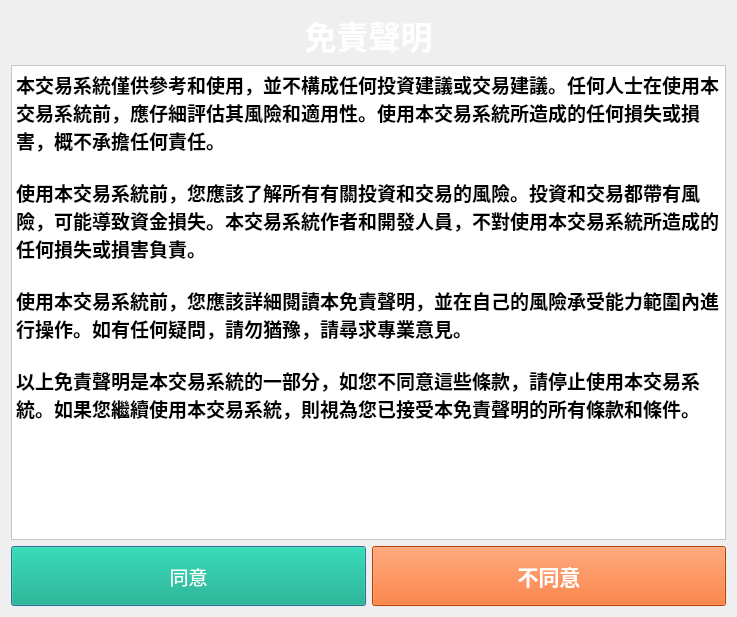
<?xml version="1.0" encoding="UTF-8"?>
<ui version="4.0">
 <class>DisCalmier_Dialog</class>
 <widget class="QDialog" name="DisCalmier_Dialog">
  <property name="geometry">
   <rect>
    <x>0</x>
    <y>0</y>
    <width>737</width>
    <height>617</height>
   </rect>
  </property>
  <property name="windowTitle">
   <string>Dialog</string>
  </property>
  <property name="windowIcon">
   <iconset>
    <normaloff>Images/binance.png</normaloff>Images/binance.png</iconset>
  </property>
  <property name="styleSheet">
   <string notr="true">background: qlineargradient(x1: 0, y1: 0, x2: 1, y2: 1,
                                    stop: 0 #4c4c4c, stop: 1 #1f1f1f);</string>
  </property>
  <layout class="QHBoxLayout" name="horizontalLayout_2">
   <item>
    <layout class="QVBoxLayout" name="verticalLayout">
     <item>
      <widget class="QLabel" name="disclamier_label">
       <property name="font">
        <font>
         <pointsize>24</pointsize>
         <bold>true</bold>
        </font>
       </property>
       <property name="styleSheet">
        <string notr="true">color: rgb(255, 255, 255);
background-color: rgba(255, 255, 255,0);</string>
       </property>
       <property name="text">
        <string>免責聲明</string>
       </property>
       <property name="alignment">
        <set>Qt::AlignCenter</set>
       </property>
      </widget>
     </item>
     <item>
      <widget class="QTextEdit" name="disclamier_textEdit">
       <property name="styleSheet">
        <string notr="true">background-color: rgb(255, 255, 255);</string>
       </property>
       <property name="readOnly">
        <bool>true</bool>
       </property>
       <property name="html">
        <string>&lt;!DOCTYPE HTML PUBLIC &quot;-//W3C//DTD HTML 4.0//EN&quot; &quot;http://www.w3.org/TR/REC-html40/strict.dtd&quot;&gt;
&lt;html&gt;&lt;head&gt;&lt;meta name=&quot;qrichtext&quot; content=&quot;1&quot; /&gt;&lt;meta charset=&quot;utf-8&quot; /&gt;&lt;style type=&quot;text/css&quot;&gt;
p, li { white-space: pre-wrap; }
&lt;/style&gt;&lt;/head&gt;&lt;body style=&quot; font-family:'Microsoft JhengHei UI'; font-size:9pt; font-weight:400; font-style:normal;&quot;&gt;
&lt;p style=&quot; margin-top:0px; margin-bottom:0px; margin-left:0px; margin-right:0px; -qt-block-indent:0; text-indent:0px;&quot;&gt;&lt;span style=&quot; font-size:14pt; font-weight:700;&quot;&gt;本交易系統僅供參考和使用，並不構成任何投資建議或交易建議。任何人士在使用本交易系統前，應仔細評估其風險和適用性。使用本交易系統所造成的任何損失或損害，概不承擔任何責任。&lt;/span&gt;&lt;/p&gt;
&lt;p style=&quot;-qt-paragraph-type:empty; margin-top:0px; margin-bottom:0px; margin-left:0px; margin-right:0px; -qt-block-indent:0; text-indent:0px; font-size:14pt; font-weight:700;&quot;&gt;&lt;br /&gt;&lt;/p&gt;
&lt;p style=&quot; margin-top:0px; margin-bottom:0px; margin-left:0px; margin-right:0px; -qt-block-indent:0; text-indent:0px;&quot;&gt;&lt;span style=&quot; font-size:14pt; font-weight:700;&quot;&gt;使用本交易系統前，您應該了解所有有關投資和交易的風險。投資和交易都帶有風險，可能導致資金損失。本交易系統作者和開發人員，不對使用本交易系統所造成的任何損失或損害負責。&lt;/span&gt;&lt;/p&gt;
&lt;p style=&quot;-qt-paragraph-type:empty; margin-top:0px; margin-bottom:0px; margin-left:0px; margin-right:0px; -qt-block-indent:0; text-indent:0px; font-size:14pt; font-weight:700;&quot;&gt;&lt;br /&gt;&lt;/p&gt;
&lt;p style=&quot; margin-top:0px; margin-bottom:0px; margin-left:0px; margin-right:0px; -qt-block-indent:0; text-indent:0px;&quot;&gt;&lt;span style=&quot; font-size:14pt; font-weight:700;&quot;&gt;使用本交易系統前，您應該詳細閱讀本免責聲明，並在自己的風險承受能力範圍內進行操作。如有任何疑問，請勿猶豫，請尋求專業意見。&lt;/span&gt;&lt;/p&gt;
&lt;p style=&quot;-qt-paragraph-type:empty; margin-top:0px; margin-bottom:0px; margin-left:0px; margin-right:0px; -qt-block-indent:0; text-indent:0px; font-size:14pt; font-weight:700;&quot;&gt;&lt;br /&gt;&lt;/p&gt;
&lt;p style=&quot; margin-top:0px; margin-bottom:0px; margin-left:0px; margin-right:0px; -qt-block-indent:0; text-indent:0px;&quot;&gt;&lt;span style=&quot; font-size:14pt; font-weight:700;&quot;&gt;以上免責聲明是本交易系統的一部分，如您不同意這些條款，請停止使用本交易系統。如果您繼續使用本交易系統，則視為您已接受本免責聲明的所有條款和條件。&lt;/span&gt;&lt;/p&gt;&lt;/body&gt;&lt;/html&gt;</string>
       </property>
      </widget>
     </item>
     <item>
      <layout class="QHBoxLayout" name="horizontalLayout">
       <item>
        <widget class="QPushButton" name="pushButton_agree">
         <property name="minimumSize">
          <size>
           <width>0</width>
           <height>60</height>
          </size>
         </property>
         <property name="font">
          <font>
           <pointsize>14</pointsize>
           <bold>false</bold>
          </font>
         </property>
         <property name="styleSheet">
          <string notr="true">background-color: rgb(0, 170, 127);
color: rgb(255, 255, 255);</string>
         </property>
         <property name="text">
          <string>同意</string>
         </property>
        </widget>
       </item>
       <item>
        <widget class="QPushButton" name="pushButton_disagree">
         <property name="minimumSize">
          <size>
           <width>0</width>
           <height>60</height>
          </size>
         </property>
         <property name="font">
          <font>
           <pointsize>16</pointsize>
           <bold>true</bold>
          </font>
         </property>
         <property name="styleSheet">
          <string notr="true">background-color: rgb(255, 85, 0);
color: rgb(255, 255, 255);</string>
         </property>
         <property name="text">
          <string>不同意</string>
         </property>
        </widget>
       </item>
      </layout>
     </item>
    </layout>
   </item>
  </layout>
 </widget>
 <resources/>
 <connections/>
</ui>
